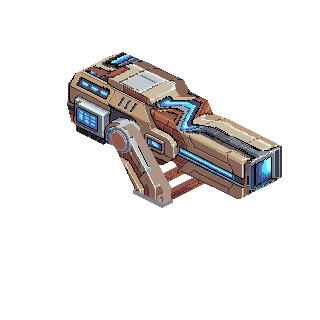
#> input picture art-source/gdi ion cannon/attempt-05/turret-008-raw.png, 320 x 320 px, given in place of vorlage.png, which was not available
$ python compare_sentry_v8.py
#> lines starting #> are read from the running program, lines starting #| are printed output that depends on the picture; after the words box and inside, x2 and y2 are one past the last pixel; in counts of white or black regions, pixels touching at a corner belong together
"""V6/V7/V8 review and exact-source palette audit, with no geometry changes."""
from pathlib import Path
from PIL import Image,ImageDraw
import numpy as np
import json
ROOT=Path(__file__).resolve().parents[2];BASE=ROOT/'art-source/soviet-sentry';OUT=BASE/'attempt-08'
source=Image.open(ROOT/'mods/ca/bits/soviet/buildings/rotational/vorlage.png').convert('RGBA')
#> source is the input picture: PIL image 320x320 RGBA; mean R, G, B, A 23.5, 21.3, 20.6, 46.7
colors=set(source.getdata());palette=np.array(sorted({c[:3] for c in colors if c[3]==255}),dtype=np.int32)
#> after `colors = set(source.getdata())`: colors = 58 items
#> after `palette = np.array(sorted({c[:3] for c in colors if c[3] == 255}), dty`: palette = 57 rows, first 8: [0, 0, 1], [1, 0, 0], [1, 2, 19], [3, 2, 4], [13, 10, 3], [14, 13, 17], [21, 23, 34], [24, 30, 38]
frames=[];audits=[]
for angle in (0,45,180,315):
 a=np.array(Image.open(OUT/f'render-{angle:03d}-raw.png').convert('RGBA'))
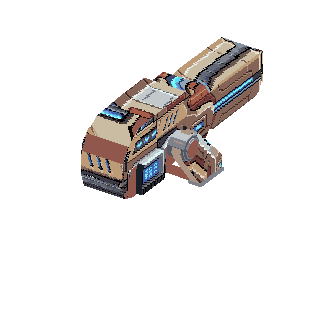
#> input picture art-source/gdi ion cannon/attempt-05/turret-017-raw.png, 320 x 320 px, given in place of render-000-raw.png, which was not available
#> a is the input picture: shape (320, 320, 4); mean R, G, B, A 22, 19.4, 18.3, 42.4
 visible=a[:,:,3]>=128
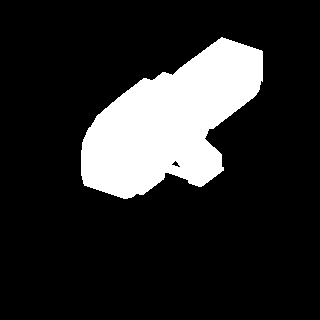
#> visible: shape (320, 320) bool; 16.6% white; 1 white region, box (x1, y1, x2, y2) and area: (81, 37, 263, 199) 17020
 raw_colors={tuple(c) for c in a[visible,:3]}
#> raw_colors = 55 items
 unique,inverse=np.unique(a[:,:,:3].reshape(-1,3),axis=0,return_inverse=True)
#> unique = 56 rows, first 8: [0, 0, 0], [0, 0, 1], [1, 0, 0], [1, 2, 19], [3, 2, 4], [13, 10, 3], [14, 13, 17], [21, 23, 34]
 nearest=((unique.astype(np.int32)[:,None,:]-palette[None,:,:])**2).sum(axis=2).argmin(axis=1)
#> nearest = 56 values from 0 to 56
 mapped=palette[nearest][inverse].reshape(a.shape[0],a.shape[1],3)
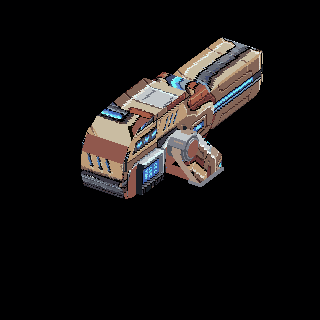
#> mapped: shape (320, 320, 3) int32; mean R, G, B 22, 19.4, 19.1
 max_delta=int(np.abs(mapped[visible]-a[visible,:3].astype(np.int32)).max())
#> max_delta = 1
 a[:,:,:3]=mapped;a[:,:,3]=np.where(visible,255,0);a[~visible]=0
 im=Image.fromarray(a);bbox=im.getbbox()
#> after `bbox = im.getbbox()`: bbox = (81, 37, 263, 199)
#> (the run stopped early here; a loop or call above may not have finished)
